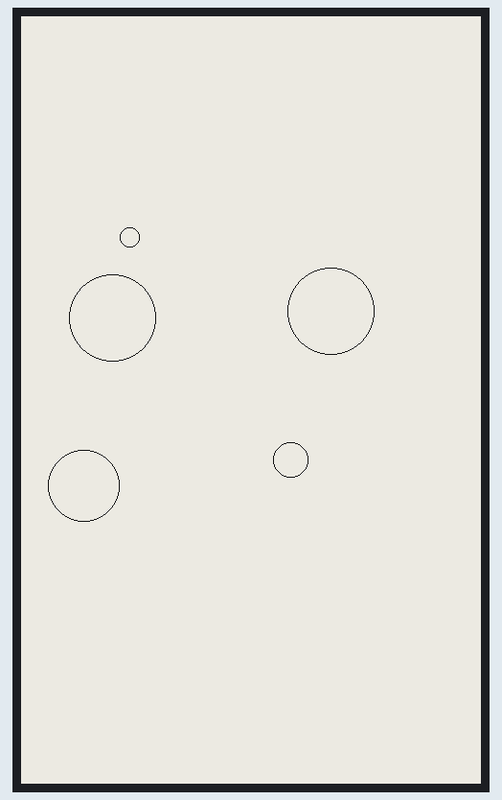
This sketch was run on a simulated Arduino Uno, built for the host (arithmetic inside an expression is 32-bit, double 64-bit). On the bench: 480×800 one-colour display. Random numbers use the default seed unless the sketch sets one.

Above: at 10.1 s.
At 12.5 s:
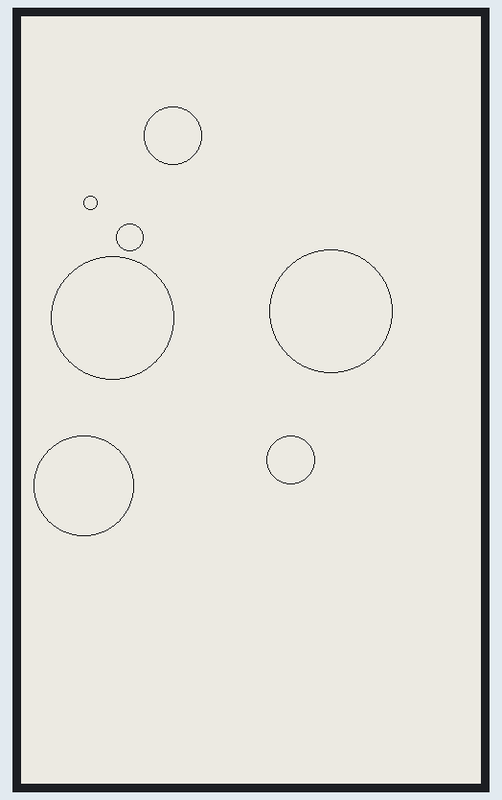
At 16.1 s:
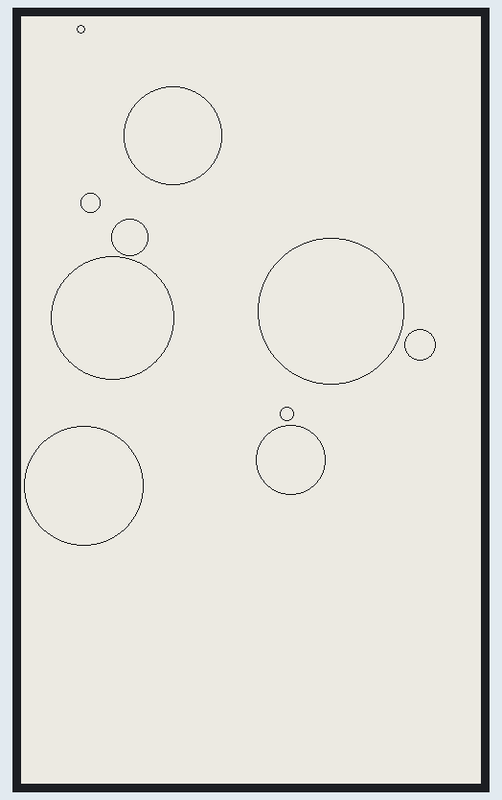
At 23.3 s:
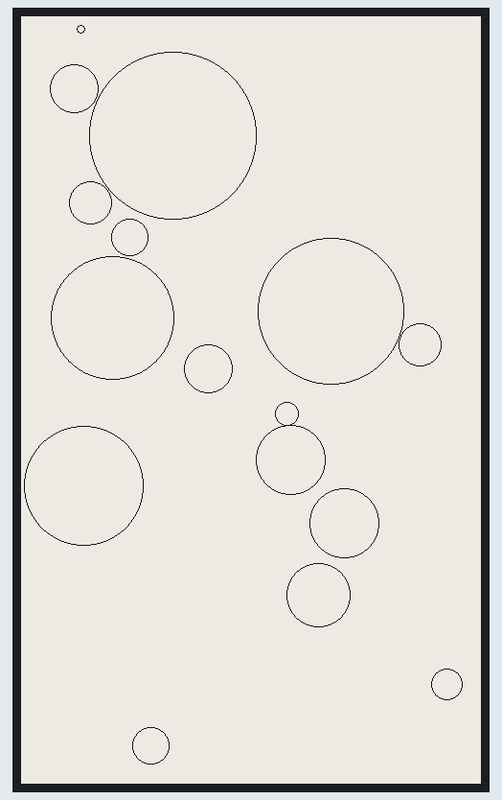
At 29.3 s:
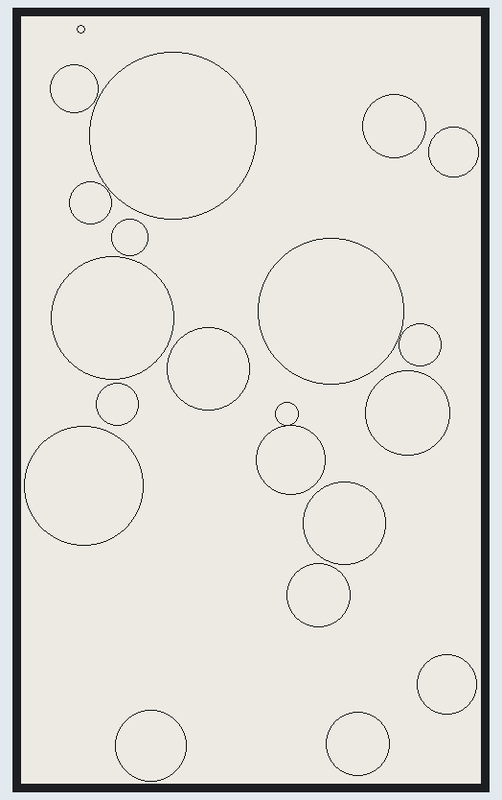
At 37.7 s:
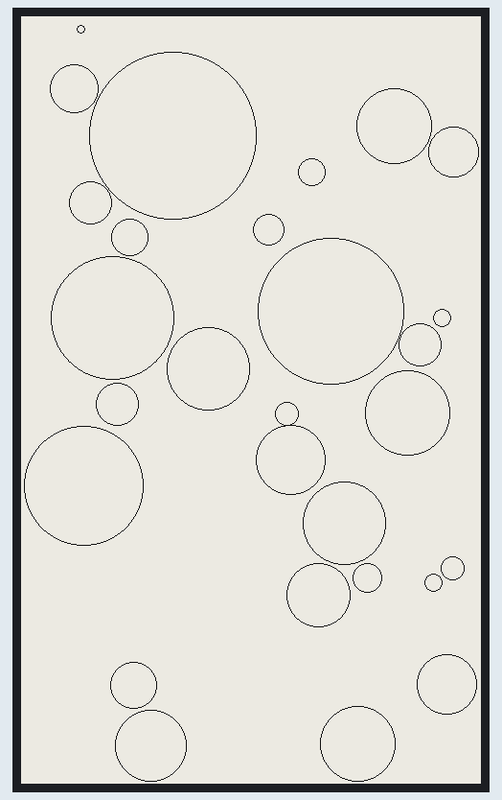

Measured:
- what the display in image 0 shows lasts 1.2 s, from 10.1 s to 11.3 s

The sketch:

01_triple_nested_loop.ino
```cpp
#include <GxEPD2_BW.h>
#include "circle.h"

#define MAX_CIRCLES 500
#define MAX_ATTEMPTS 1000

GxEPD2_BW<GxEPD2_750_T7, GxEPD2_750_T7::HEIGHT> display(GxEPD2_750_T7(/*CS=5*/ SS, /*DC=*/ 17, /*RST=*/ 16, /*BUSY=*/ 4));
int loop_count = 0;

int total = 0;
int current_circle_idx = 0;
Circle circles[MAX_CIRCLES];

void setup() {
  Serial.begin(115200);
  initDisplay();
  addNewCircle();
}

void initDisplay() {
  display.init(0, true, 2, false);
  display.setRotation(1);
}

void fullRefresh() {
  display.clearScreen();
}

void addNewCircle() {
  int attempts = 0;
  while (current_circle_idx < MAX_CIRCLES && attempts <= MAX_ATTEMPTS) {
    int r = random(3, 30);
    int x = random(r, display.width() - r);
    int y = random(r, display.height() - r);
    Circle candidate = Circle(x, y, r);
    bool hit = false;
    for(int j=0; j<=current_circle_idx; j++) {
      if (j != current_circle_idx && candidate.hits(circles[j])) {
        hit = true;
      }
    }
    if (!hit) {
      circles[current_circle_idx] = candidate;
      current_circle_idx++;
      total = current_circle_idx;
      break;
    }
    attempts++;
  }
  if (attempts == MAX_ATTEMPTS) {
    Serial.println("Could not add new: max attempts reached.");
  }
  if (current_circle_idx == MAX_CIRCLES) {
    Serial.println("Could not add new: max circles reached.");
  }
}

void loop() {
  if (loop_count % 300 == 0) {
    fullRefresh();
  }

  display.fillScreen(GxEPD_WHITE);
  for (int i=0; i<total; i++){
    Circle& c = circles[i];
    for (int j=0; j<total; j++) {
      if (j == i) {
        continue;
      }
      Circle& other = circles[j];
      if (c.hits(other) || c.hitsEdge()) {
        c.should_grow = false;
        break;
      }
    }
    if (c.should_grow) {
      c.grow();
    }
    display.drawCircle(c.x, c.y, c.r, GxEPD_BLACK);
  }

  display.displayWindow(0, 0, display.width(), display.height());
  addNewCircle();
  loop_count++;
}
```

circle.cpp
```cpp
#include <Arduino.h>
#include <math.h>
#include "circle.h"

#define WIDTH 480
#define HEIGHT 800
#define TOLERANCE 5

Circle::Circle() {};

Circle::Circle(int _x, int _y, int _r) {
  r = _r;
  x = _x;
  y = _y;
  int i = 0;
};

void Circle::grow() {
  r *= 1.2;
}

bool Circle::hits(Circle other) {
  int dist = hypot(other.x - x, other.y - y);
  return (dist - (r*0.2) < r + other.r);
};

bool Circle::hitsEdge() {
  return (x - r - (r*0.2) - 1 <= 0) || (x + r + (r*0.2) + 1 >= WIDTH) || (y - r - (r*0.2) - 1 <= 0) || (y + r + (r*0.2) + 1 >= HEIGHT);
}
```

circle.h
```cpp
class Circle {
  public:
    Circle();
    Circle(int max_x, int max_y, int max_r);
    int x;
    int y;
    int r;
    bool should_grow = true;
    void grow();
    bool hits(Circle other);
    bool hitsEdge();
};
```
